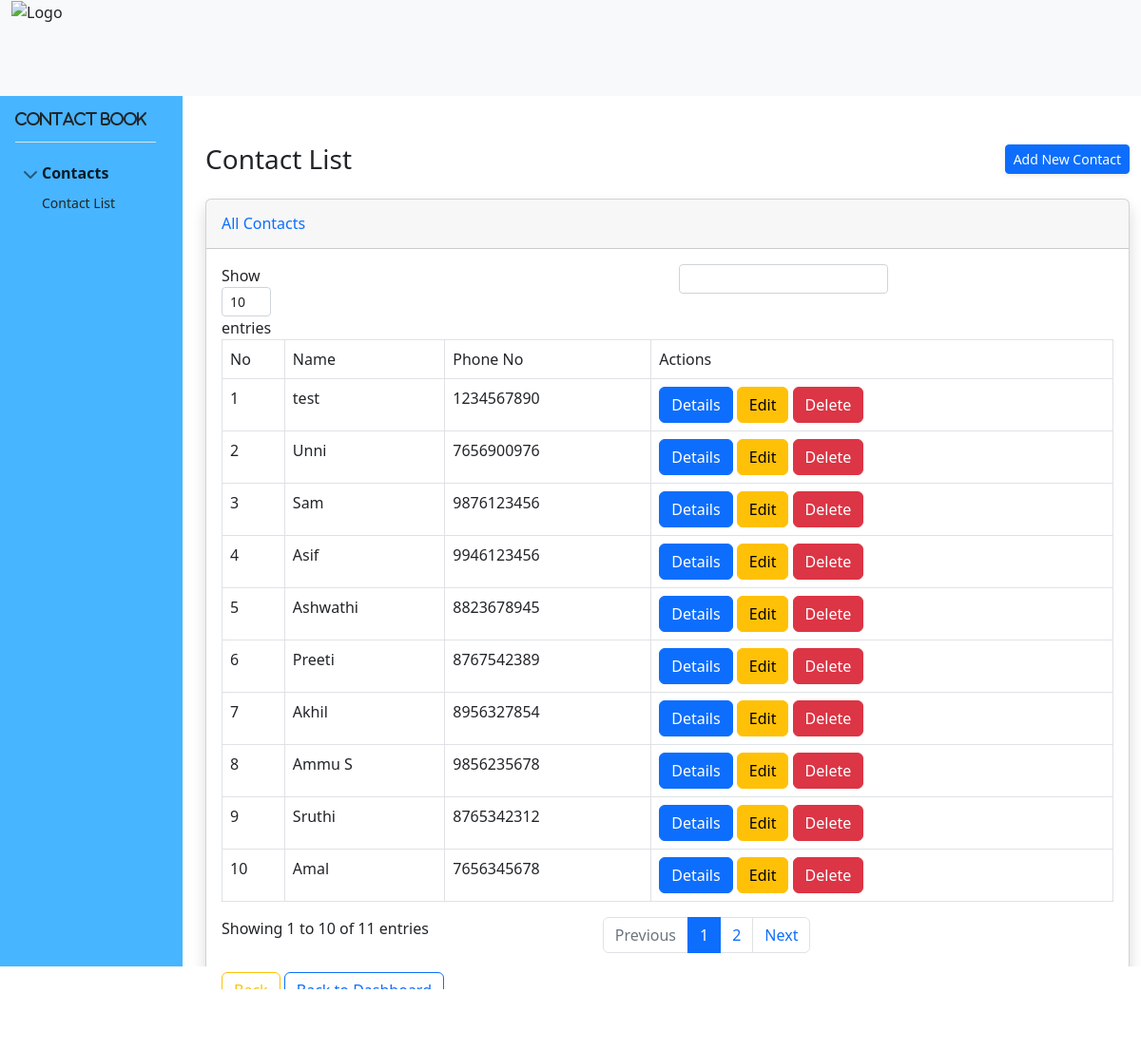
The page / on the database its author committed.
### phonebook/models.py (models this page shows, shortened)
class ContactBook(models.Model):
    contact_id = models.UUIDField(primary_key=True, default=uuid.uuid4, editable=False)
    created_user = models.CharField(max_length=200, editable=False)
    created_at = models.DateTimeField(auto_now_add=True, editable=False)
    updated_user = models.CharField(max_length=200, null=True, blank=True)
    updated_at = models.DateTimeField(null=True, blank=True)
    name = models.CharField(max_length=200, blank=True, null=True)
    phone_no = models.CharField(max_length=12, null=True, blank=True, unique=True)
    class Meta:
        ordering = ('-created_at',)

### phonebook/views.py (the view)
# urls.py: path('', contact_list, name='contact_list'),
def contact_list(request):
    template_name = 'phonebook/contact_list.html'
    contact_list = ContactBook.objects.all()
    context = {'contact_list':contact_list}
    return render(request, template_name, context)

### templates/phonebook/contact_list.html (shortened to what this page needs)
{% extends 'base.html' %}
{% block content %}
<div style="margin-top:50px;">
<div class="d-sm-flex align-items-center justify-content-between mb-4">
    <h1 class="mr-auto h3 mb-0 text-gray-800">Contact List</h1>
    <a href="{% url 'contact_add' %}" class="d-none d-sm-inline-block mr-5 btn btn-sm btn-primary shadow-sm"> Add New Contact</a>
</div>
</div>
    <div class="card shadow mb-4">
        <div class="card-header py-3">
            <h6 class="m-0 font-weight-bold text-primary">All Contacts</h6>
        </div>
        <div class="card-body">
            <div class="table-responsive">
                <table class="table table-bordered" id="dataTable" width="100%" cellspacing="0">
                    <thead>
                        <tr>
                            <td>No</td>
                            <td>Name</td>
                            <td>Phone No</td>
                            <td>Actions</td>
                        </tr>
                    </thead>
                    <tbody>
                        {% for data in contact_list %}
                            <tr>
                                <td>{{forloop.counter}}</td>
                                <td>{{data.name}}</td>
                                <td>{{data.phone_no }}</td>
                                <td>
                                    <a href="{% url 'contact_details' data.contact_id %}" class="btn btn-primary btn_view  btn-circle" data-toggle="tooltip" title="Details">Details</a>
                                    <a href="{% url 'contact_edit' data.contact_id %}" class="btn btn-warning btn_edit  btn-circle" data-toggle="tooltip" title="Edit">Edit</a>
                                    <a href="javascript:void(0)" data-toggle="modal" class="btn btn-danger btn_del  btn-circle confirm-delete" data-url="" id="{{data.contact_id}}" onclick="showing(); return f1(this);" data-target="#deleteItemModal">Delete</a>
                                </td>
                        {% endfor %}
                    </tbody>
                </table>
                <div class="text-right my-1">
                    <input type=button class="btn btn-outline-warning" value="Back" onClick="javascript:history.go(-1);">
                    <a href="" class="btn btn-outline-primary">Back to Dashboard</a>
                </div>
            </div>
        </div>
    </div>
{% endblock %}

### templates/base.html (shortened to what this page needs)
<!doctype html>
{% load static %}
<html lang="en">
<head>
    <link href="https://cdn.jsdelivr.net/npm/bootstrap@5.2.2/dist/css/bootstrap.min.css" rel="stylesheet"
>
    <link rel="stylesheet" href="https://cdnjs.cloudflare.com/ajax/libs/font-awesome/6.2.0/css/all.min.css" />
    <link href="{% static 'css/style.css' %}" rel="stylesheet">
</head>
<body>
<nav class="navbar-expand-lg bg-light">
    <div class="container-fluid">
        <a class="navbar-brand" href="#">
            <img src="https://www.giholdingcorp.com/assets/images/logo.svg" alt="Logo" width="200" height="100"
                 class="d-inline-block align-text-top">
        </a>
    </div>
</nav>
<div class="row" style="height: 100vh;">
    <div class="col-2" style="background-color:#47B5FF;">
        <div class="flex-shrink-0 p-3 ">
            <a href="/" class="d-flex align-items-center pb-3 mb-3 link-dark text-decoration-none border-bottom">
                <span class="fa-solid fa-phone-rotary">Contact Book</span>
            </a>
            <ul class="list-unstyled ps-0" >
                <li class="mb-1">
                    <button class="btn btn-toggle align-items-center rounded collapsed" data-bs-toggle="collapse"
                            data-bs-target="#home-collapse" aria-expanded="true">
                        Contacts
                    </button>
                    <div class="collapse show" id="home-collapse">
                        <ul class="btn-toggle-nav list-unstyled fw-normal pb-1 small">
                            <li><a href="{% url 'contact_list' %}" class="link-dark rounded">Contact List</a></li>
                        </ul>
                    </div>
                </li>
            </ul>
        </div>
    </div>
    <div class="col-10">
     <div class="container-fluid">
                {% block content %}
                {% endblock %}
            </div>
    </div>
</div>
</body>
</html>

### static/css/style.css (style rules this page uses)
body { min-height: 100vh; min-height: -webkit-fill-available; }
html { height: -webkit-fill-available; }
.btn-toggle { display: inline-flex; align-items: center; padding: .25rem .5rem; font-weight: 600; color: rgba(0, 0, 0, .65); background-color: transparent; border: 0; }
.btn-toggle::before { width: 1.25em; line-height: 0; transition: transform .35s ease; transform-origin: .5em 50%; }
.btn-toggle[aria-expanded="true"] { color: rgba(0, 0, 0, .85); }
.btn-toggle[aria-expanded="true"]::before { transform: rotate(90deg); }
.btn-toggle-nav a { display: inline-flex; padding: .1875rem .5rem; margin-top: .125rem; margin-left: 1.25rem; text-decoration: none; }

### rows shown on the page
ContactBook: name "test", phone_no "1234567890"
ContactBook: name "Unni", phone_no "7656900976"
ContactBook: name "Sam", phone_no "9876123456"
ContactBook: name "Asif", phone_no "9946123456"
ContactBook: name "Ashwathi", phone_no "8823678945"
ContactBook: name "Preeti", phone_no "8767542389"
ContactBook: name "Akhil", phone_no "8956327854"
ContactBook: name "Ammu S", phone_no "9856235678"
ContactBook: name "Sruthi", phone_no "8765342312"
ContactBook: name "Amal", phone_no "7656345678"
